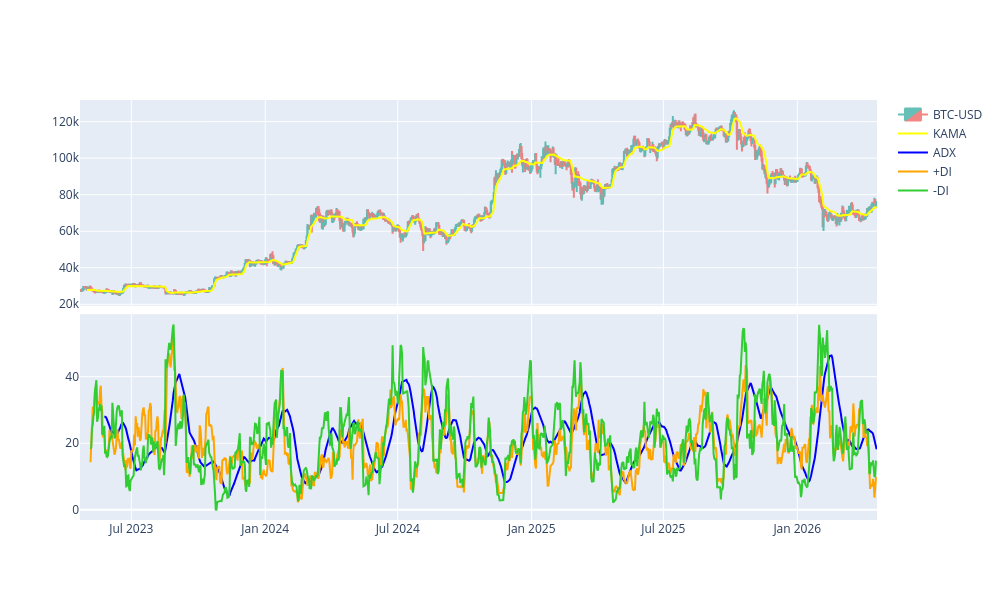

Notebook code for this chart:
### Code cell
symbol="BTC-USD"
fig = make_subplots(rows=2, cols=1, shared_xaxes=True, vertical_spacing=0.02)
ohlc_trace = market_data.plot(symbol=symbol, plot_volume=False, ohlc_trace_kwargs=dict(opacity=0.7)).data[0]
ohlc_trace.name = symbol
fig.add_trace(ohlc_trace, row=1, col=1)

kama.plot(column=symbol, 
    kama_kwargs=dict(line_color='yellow', name="KAMA"),
    fig=fig, row=1, col=1
)

adx.plot(column=symbol, 
    adx_kwargs=dict(line_color='blue'),
    plus_di_kwargs=dict(line_color='orange'),
    minus_di_kwargs=dict(line_color='limegreen'),
    fig=fig, row=2, col=1
)

fig.update(layout_xaxis_rangeslider_visible=False)
fig.update_layout(height=600, width=1000)

### Figure 1 — Plotly figure (JSON) as saved in the notebook; plotly's stock layout.template omitted (floating-point values rounded to 4 significant figures; data arrays with more than 128 entries replaced by an {"elided": "..."} marker saying what was removed)
{"data": [{"close": {"elided": "1095 float values"}, "decreasing": {"fillcolor": "#ee534f", "line": {"color": "#ee534f"}}, "high": {"elided": "1095 float values"}, "increasing": {"fillcolor": "#26a69a", "line": {"color": "#26a69a"}}, "low": {"elided": "1095 float values"}, "name": "BTC-USD", "opacity": 0.7, "open": {"elided": "1095 float values"}, "type": "candlestick", "x": {"elided": "1095 str values"}, "xaxis": "x", "yaxis": "y"}, {"line": {"color": "yellow"}, "name": "KAMA", "type": "scatter", "x": {"elided": "1086 str values"}, "xaxis": "x", "y": {"elided": "1086 float values"}, "yaxis": "y"}, {"line": {"color": "blue"}, "name": "ADX", "type": "scatter", "x": {"elided": "1062 str values"}, "xaxis": "x2", "y": {"elided": "1062 float values"}, "yaxis": "y2"}, {"line": {"color": "orange"}, "name": "+DI", "type": "scatter", "x": {"elided": "1081 str values"}, "xaxis": "x2", "y": {"elided": "1081 float values"}, "yaxis": "y2"}, {"line": {"color": "limegreen"}, "name": "-DI", "type": "scatter", "x": {"elided": "1081 str values"}, "xaxis": "x2", "y": {"elided": "1081 float values"}, "yaxis": "y2"}], "layout": {"height": 600, "width": 1000, "xaxis": {"anchor": "y", "domain": [0, 1], "matches": "x2", "rangeslider": {"visible": false}, "showticklabels": false}, "xaxis2": {"anchor": "y2", "domain": [0, 1]}, "yaxis": {"anchor": "x", "domain": [0.51, 1]}, "yaxis2": {"anchor": "x2", "domain": [0, 0.49]}}}
